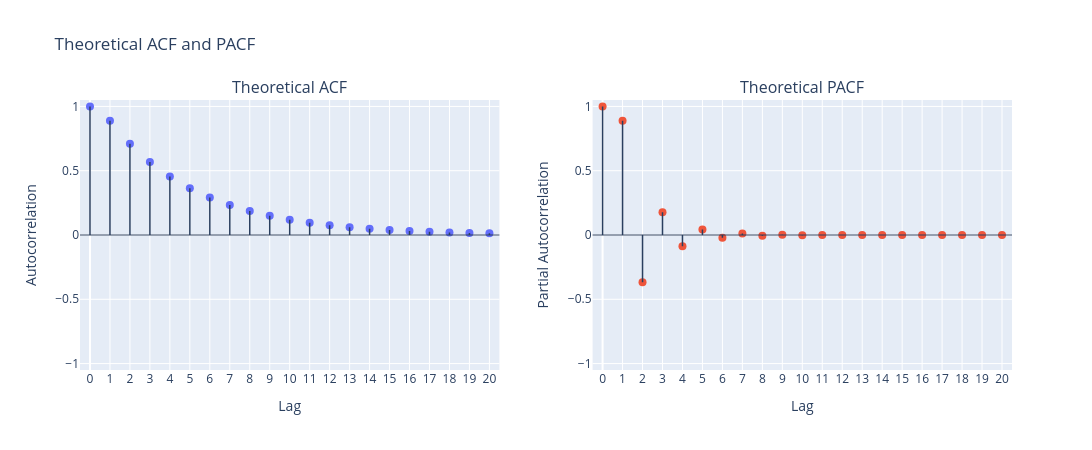

The code cell stored with this chart in its notebook:
### Markdown cell above
## ARMA(1,1)

### Code cell
arma.plotly_arma_correlations(
    ar=[0.8],
    ma=[0.5],
    n_lags=20,
)

### Figure 1 — Plotly figure (JSON) as saved in the notebook; plotly's stock layout.template omitted (floating-point values rounded to 4 significant figures)
{"data": [{"hovertemplate": "%{text}<extra></extra>", "marker": {"size": 8}, "mode": "markers", "name": "ACF", "showlegend": false, "text": ["Lag: 0<br>ACF: 1.0000", "Lag: 1<br>ACF: 0.8878", "Lag: 2<br>ACF: 0.7102", "Lag: 3<br>ACF: 0.5682", "Lag: 4<br>ACF: 0.4546", "Lag: 5<br>ACF: 0.3636", "Lag: 6<br>ACF: 0.2909", "Lag: 7<br>ACF: 0.2327", "Lag: 8<br>ACF: 0.1862", "Lag: 9<br>ACF: 0.1489", "Lag: 10<br>ACF: 0.1192", "Lag: 11<br>ACF: 0.0953", "Lag: 12<br>ACF: 0.0763", "Lag: 13<br>ACF: 0.0610", "Lag: 14<br>ACF: 0.0488", "Lag: 15<br>ACF: 0.0390", "Lag: 16<br>ACF: 0.0312", "Lag: 17<br>ACF: 0.0250", "Lag: 18<br>ACF: 0.0200", "Lag: 19<br>ACF: 0.0160", "Lag: 20<br>ACF: 0.0128"], "type": "scatter", "x": [0, 1, 2, 3, 4, 5, 6, 7, 8, 9, 10, 11, 12, 13, 14, 15, 16, 17, 18, 19, 20], "xaxis": "x", "y": [1.0, 0.8878, 0.7102, 0.5682, 0.4546, 0.3636, 0.2909, 0.2327, 0.1862, 0.1489, 0.1192, 0.09533, 0.07626, 0.06101, 0.04881, 0.03905, 0.03124, 0.02499, 0.01999, 0.01599, 0.01279], "yaxis": "y"}, {"hovertemplate": "%{text}<extra></extra>", "marker": {"size": 8}, "mode": "markers", "name": "PACF", "showlegend": false, "text": ["Lag: 0<br>PACF: 1.0000", "Lag: 1<br>PACF: 0.8878", "Lag: 2<br>PACF: -0.3680", "Lag: 3<br>PACF: 0.1765", "Lag: 4<br>PACF: -0.0873", "Lag: 5<br>PACF: 0.0436", "Lag: 6<br>PACF: -0.0218", "Lag: 7<br>PACF: 0.0109", "Lag: 8<br>PACF: -0.0054", "Lag: 9<br>PACF: 0.0027", "Lag: 10<br>PACF: -0.0014", "Lag: 11<br>PACF: 0.0007", "Lag: 12<br>PACF: -0.0003", "Lag: 13<br>PACF: 0.0002", "Lag: 14<br>PACF: -0.0001", "Lag: 15<br>PACF: 0.0000", "Lag: 16<br>PACF: -0.0000", "Lag: 17<br>PACF: 0.0000", "Lag: 18<br>PACF: -0.0000", "Lag: 19<br>PACF: 0.0000", "Lag: 20<br>PACF: -0.0000"], "type": "scatter", "x": [0, 1, 2, 3, 4, 5, 6, 7, 8, 9, 10, 11, 12, 13, 14, 15, 16, 17, 18, 19, 20], "xaxis": "x2", "y": [1.0, 0.8878, -0.368, 0.1765, -0.08735, 0.04356, -0.02177, 0.01088, -0.005441, 0.00272, -0.00136, 0.0006801, -0.0003401, 0.00017, -8.501e-05, 4.251e-05, -2.125e-05, 1.063e-05, -5.313e-06, 2.657e-06, -1.328e-06], "yaxis": "y2"}], "layout": {"annotations": [{"font": {"size": 16}, "showarrow": false, "text": "Theoretical ACF", "x": 0.225, "xanchor": "center", "xref": "paper", "y": 1, "yanchor": "bottom", "yref": "paper"}, {"font": {"size": 16}, "showarrow": false, "text": "Theoretical PACF", "x": 0.775, "xanchor": "center", "xref": "paper", "y": 1, "yanchor": "bottom", "yref": "paper"}], "height": 450, "shapes": [{"line": {"width": 1.5}, "type": "line", "x0": 0, "x1": 0, "xref": "x", "y0": 0, "y1": 1, "yref": "y"}, {"line": {"width": 1.5}, "type": "line", "x0": 1, "x1": 1, "xref": "x", "y0": 0, "y1": 0.8878, "yref": "y"}, {"line": {"width": 1.5}, "type": "line", "x0": 2, "x1": 2, "xref": "x", "y0": 0, "y1": 0.7102, "yref": "y"}, {"line": {"width": 1.5}, "type": "line", "x0": 3, "x1": 3, "xref": "x", "y0": 0, "y1": 0.5682, "yref": "y"}, {"line": {"width": 1.5}, "type": "line", "x0": 4, "x1": 4, "xref": "x", "y0": 0, "y1": 0.4546, "yref": "y"}, {"line": {"width": 1.5}, "type": "line", "x0": 5, "x1": 5, "xref": "x", "y0": 0, "y1": 0.3636, "yref": "y"}, {"line": {"width": 1.5}, "type": "line", "x0": 6, "x1": 6, "xref": "x", "y0": 0, "y1": 0.2909, "yref": "y"}, {"line": {"width": 1.5}, "type": "line", "x0": 7, "x1": 7, "xref": "x", "y0": 0, "y1": 0.2327, "yref": "y"}, {"line": {"width": 1.5}, "type": "line", "x0": 8, "x1": 8, "xref": "x", "y0": 0, "y1": 0.1862, "yref": "y"}, {"line": {"width": 1.5}, "type": "line", "x0": 9, "x1": 9, "xref": "x", "y0": 0, "y1": 0.1489, "yref": "y"}, {"line": {"width": 1.5}, "type": "line", "x0": 10, "x1": 10, "xref": "x", "y0": 0, "y1": 0.1192, "yref": "y"}, {"line": {"width": 1.5}, "type": "line", "x0": 11, "x1": 11, "xref": "x", "y0": 0, "y1": 0.09533, "yref": "y"}, {"line": {"width": 1.5}, "type": "line", "x0": 12, "x1": 12, "xref": "x", "y0": 0, "y1": 0.07626, "yref": "y"}, {"line": {"width": 1.5}, "type": "line", "x0": 13, "x1": 13, "xref": "x", "y0": 0, "y1": 0.06101, "yref": "y"}, {"line": {"width": 1.5}, "type": "line", "x0": 14, "x1": 14, "xref": "x", "y0": 0, "y1": 0.04881, "yref": "y"}, {"line": {"width": 1.5}, "type": "line", "x0": 15, "x1": 15, "xref": "x", "y0": 0, "y1": 0.03905, "yref": "y"}, {"line": {"width": 1.5}, "type": "line", "x0": 16, "x1": 16, "xref": "x", "y0": 0, "y1": 0.03124, "yref": "y"}, {"line": {"width": 1.5}, "type": "line", "x0": 17, "x1": 17, "xref": "x", "y0": 0, "y1": 0.02499, "yref": "y"}, {"line": {"width": 1.5}, "type": "line", "x0": 18, "x1": 18, "xref": "x", "y0": 0, "y1": 0.01999, "yref": "y"}, {"line": {"width": 1.5}, "type": "line", "x0": 19, "x1": 19, "xref": "x", "y0": 0, "y1": 0.01599, "yref": "y"}, {"line": {"width": 1.5}, "type": "line", "x0": 20, "x1": 20, "xref": "x", "y0": 0, "y1": 0.01279, "yref": "y"}, {"line": {"width": 1.5}, "type": "line", "x0": 0, "x1": 0, "xref": "x2", "y0": 0, "y1": 1, "yref": "y2"}, {"line": {"width": 1.5}, "type": "line", "x0": 1, "x1": 1, "xref": "x2", "y0": 0, "y1": 0.8878, "yref": "y2"}, {"line": {"width": 1.5}, "type": "line", "x0": 2, "x1": 2, "xref": "x2", "y0": 0, "y1": -0.368, "yref": "y2"}, {"line": {"width": 1.5}, "type": "line", "x0": 3, "x1": 3, "xref": "x2", "y0": 0, "y1": 0.1765, "yref": "y2"}, {"line": {"width": 1.5}, "type": "line", "x0": 4, "x1": 4, "xref": "x2", "y0": 0, "y1": -0.08735, "yref": "y2"}, {"line": {"width": 1.5}, "type": "line", "x0": 5, "x1": 5, "xref": "x2", "y0": 0, "y1": 0.04356, "yref": "y2"}, {"line": {"width": 1.5}, "type": "line", "x0": 6, "x1": 6, "xref": "x2", "y0": 0, "y1": -0.02177, "yref": "y2"}, {"line": {"width": 1.5}, "type": "line", "x0": 7, "x1": 7, "xref": "x2", "y0": 0, "y1": 0.01088, "yref": "y2"}, {"line": {"width": 1.5}, "type": "line", "x0": 8, "x1": 8, "xref": "x2", "y0": 0, "y1": -0.005441, "yref": "y2"}, {"line": {"width": 1.5}, "type": "line", "x0": 9, "x1": 9, "xref": "x2", "y0": 0, "y1": 0.00272, "yref": "y2"}, {"line": {"width": 1.5}, "type": "line", "x0": 10, "x1": 10, "xref": "x2", "y0": 0, "y1": -0.00136, "yref": "y2"}, {"line": {"width": 1.5}, "type": "line", "x0": 11, "x1": 11, "xref": "x2", "y0": 0, "y1": 0.0006801, "yref": "y2"}, {"line": {"width": 1.5}, "type": "line", "x0": 12, "x1": 12, "xref": "x2", "y0": 0, "y1": -0.0003401, "yref": "y2"}, {"line": {"width": 1.5}, "type": "line", "x0": 13, "x1": 13, "xref": "x2", "y0": 0, "y1": 0.00017, "yref": "y2"}, {"line": {"width": 1.5}, "type": "line", "x0": 14, "x1": 14, "xref": "x2", "y0": 0, "y1": -8.501e-05, "yref": "y2"}, {"line": {"width": 1.5}, "type": "line", "x0": 15, "x1": 15, "xref": "x2", "y0": 0, "y1": 4.251e-05, "yref": "y2"}, {"line": {"width": 1.5}, "type": "line", "x0": 16, "x1": 16, "xref": "x2", "y0": 0, "y1": -2.125e-05, "yref": "y2"}, {"line": {"width": 1.5}, "type": "line", "x0": 17, "x1": 17, "xref": "x2", "y0": 0, "y1": 1.063e-05, "yref": "y2"}, {"line": {"width": 1.5}, "type": "line", "x0": 18, "x1": 18, "xref": "x2", "y0": 0, "y1": -5.313e-06, "yref": "y2"}, {"line": {"width": 1.5}, "type": "line", "x0": 19, "x1": 19, "xref": "x2", "y0": 0, "y1": 2.657e-06, "yref": "y2"}, {"line": {"width": 1.5}, "type": "line", "x0": 20, "x1": 20, "xref": "x2", "y0": 0, "y1": -1.328e-06, "yref": "y2"}, {"line": {"width": 1}, "type": "line", "x0": 0, "x1": 1, "xref": "x domain", "y0": 0, "y1": 0, "yref": "y"}, {"line": {"width": 1}, "type": "line", "x0": 0, "x1": 1, "xref": "x2 domain", "y0": 0, "y1": 0, "yref": "y2"}], "title": {"text": "Theoretical ACF and PACF"}, "width": 1100, "xaxis": {"anchor": "y", "domain": [0, 0.45], "dtick": 1, "range": [-0.5, 20.5], "tick0": 0, "tickmode": "linear", "title": {"text": "Lag"}}, "xaxis2": {"anchor": "y2", "domain": [0.55, 1], "dtick": 1, "range": [-0.5, 20.5], "tick0": 0, "tickmode": "linear", "title": {"text": "Lag"}}, "yaxis": {"anchor": "x", "domain": [0, 1], "range": [-1.05, 1.05], "title": {"text": "Autocorrelation"}}, "yaxis2": {"anchor": "x2", "domain": [0, 1], "range": [-1.05, 1.05], "title": {"text": "Partial Autocorrelation"}}}}
